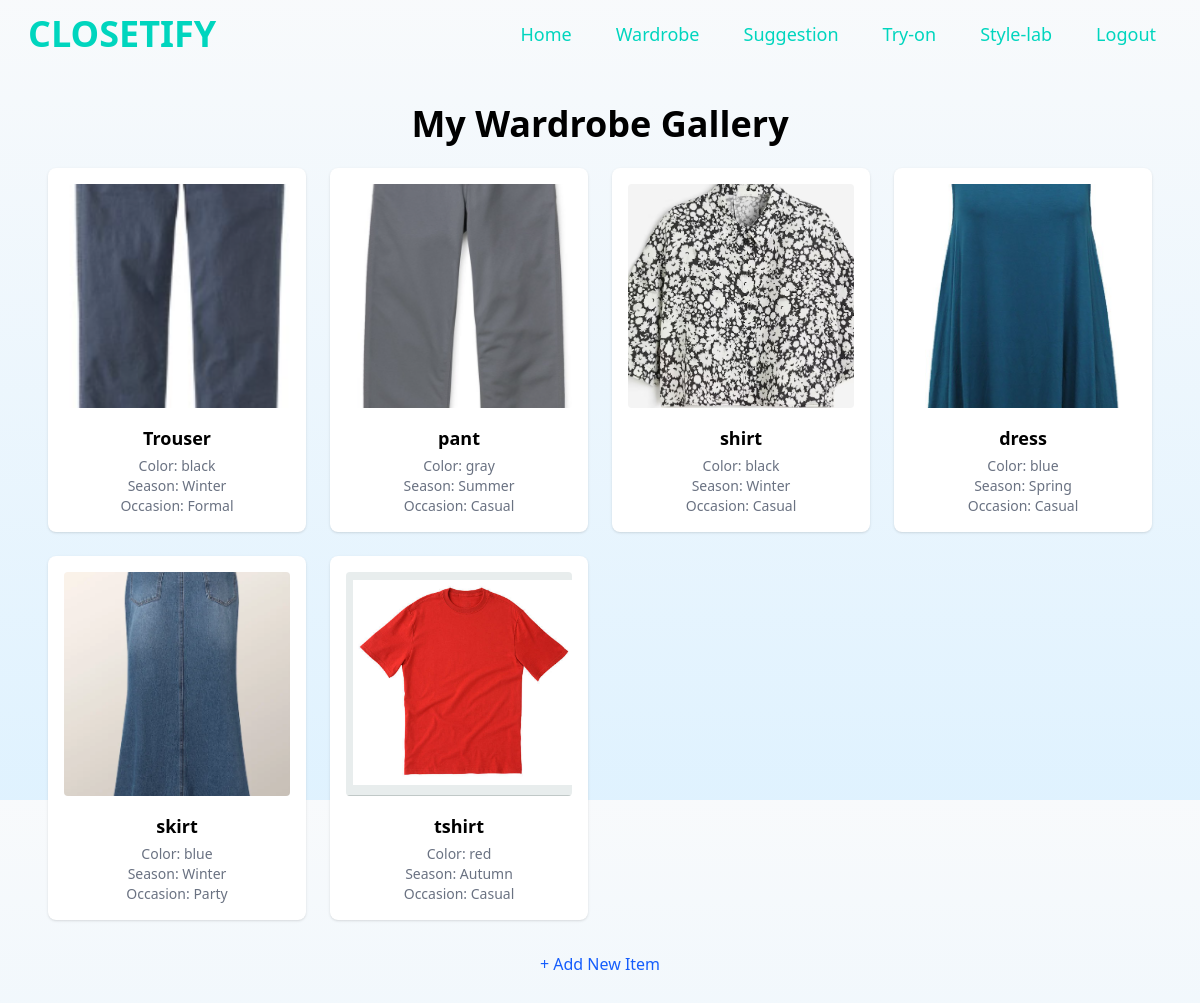
The app's page /gallery.php (signed in) with its own data.
### tables this page shows
CREATE TABLE `items` (
  `id` int(11) NOT NULL,
  `user_id` int(11) NOT NULL,
  `name` varchar(255) NOT NULL,
  `color` varchar(50) NOT NULL,
  `occasion` varchar(50) NOT NULL,
  `season` varchar(50) NOT NULL,
  `image_path` varchar(255) NOT NULL,
  `created_at` timestamp NOT NULL DEFAULT current_timestamp()
);

### gallery.php (the view, shortened to what this page needs)
<?php
$conn = new mysqli("localhost", "root", "", "users", 3307);
$user_id = $_SESSION['user_id'];
$stmt = $conn->prepare("SELECT id, name, color, occasion, season, image_path FROM items WHERE user_id = ? ORDER BY created_at DESC");
$stmt->bind_param("i", $user_id);
$stmt->execute();
$result = $stmt->get_result();
$items = $result->fetch_all(MYSQLI_ASSOC);
?>
<!DOCTYPE html>
<html lang="en">
<head>
  <script src="https://cdn.jsdelivr.net/npm/@tailwindcss/browser@4"></script>
</head>
<body class="bg-gray-100 min-h-screen bg-gradient-to-t from-sky-100 to-slate-50">
  <?php include'navi.php'?>
  <div class="max-w-6xl mx-auto p-6 mt-20">
    <h1 class="text-4xl font-bold mb-6 text-center"> My Wardrobe Gallery</h1>
    <?php if (empty($items)): ?>
      <p class="text-center text-gray-600">No items found. <a href="add-item.php" class="text-blue-600 hover:underline">Add some clothes</a>.</p>
    <?php else: ?>
      <div class="grid grid-cols-1 sm:grid-cols-2 md:grid-cols-3 lg:grid-cols-4 gap-6">
        <?php foreach ($items as $item): ?>
          <div class="bg-white rounded-lg shadow p-4 flex flex-col items-center">
            <img src="<?= htmlspecialchars($item['image_path']) ?>" alt="<?= htmlspecialchars($item['name']) ?>" class="w-full h-56 object-cover rounded mb-4" />
            <h2 class="text-lg font-semibold mb-1"><?= htmlspecialchars($item['name']) ?></h2>
            <p class="text-sm text-gray-500">Color: <?= htmlspecialchars($item['color']) ?></p>
            <p class="text-sm text-gray-500">Season: <?= htmlspecialchars($item['season']) ?></p>
            <p class="text-sm text-gray-500">Occasion: <?= htmlspecialchars($item['occasion']) ?></p>
          </div>
        <?php endforeach; ?>
      </div>
    <?php endif; ?>
    <div class="mt-8 text-center">
      <a href="upload.php" class="text-blue-600 hover:underline">+ Add New Item</a>
    </div>
  </div>
</body>
</html>

### navi.php (shortened to what this page needs)
<nav id="header" class="fixed w-full z-80 top-0 text-white py-3 px-4 flex flex-wrap items-center justify-between backdrop-blur-70 bg:black-90 ">
    <div class=" flex items-center">
      <a class=" text-teal-400 ml-3 font-bold text-2xl lg:text-4xl" href="landingpage.php">
        CLOSETIFY
      </a>
    </div>
    <div class="w-full flex-grow lg:flex lg:items-center lg:w-auto hidden mt-2 lg:mt-0 bg-white lg:bg-transparent text-black p-4 lg:p-0 z-20" id="nav-content">
      <ul class="list-reset lg:flex justify-end flex-1 items-center">
        <li class="mr-3">
          <a class="inline-block text-teal-400 md:text-lg text-base hover:text-teal-300 hover:text-underline py-2 px-4" href="homepage.php">Home</a>
        </li>
        <li class="mr-3">
          <a class="inline-block text-teal-400 md:text-lg text-base hover:text-teal-300 hover:text-underline py-2 px-4" href="closet.php">Wardrobe</a>
        </li>
        <li class="mr-3">
          <a class="inline-block text-teal-400 md:text-lg text-base hover:text-teal-300 hover:text-underline py-2 px-4" href="suggestion.php">Suggestion</a>
        </li>
        <li class="mr-3">
          <a class="inline-block text-teal-400 md:text-lg text-base hover:text-teal-300 hover:text-underline py-2 px-4" href="tryon.php">Try-on</a>
        </li>
        <li class="mr-3">
          <a class="inline-block text-teal-400 md:text-lg text-base hover:text-teal-300 hover:text-underline py-2 px-4" href="color.php">Style-lab</a>
        </li>
        <li class="mr-3">
          <a class="inline-block text-teal-400 md:text-lg text-base hover:text-teal-300 hover:text-underline py-2 px-4" href="logout.php">Logout</a>
        </li>
      </ul>
    </div>
</nav>

### records on screen
items: image_path (picture), name "Trouser", color "black", season "Winter", occasion "Formal"
items: image_path (picture), name "pant", color "gray", season "Summer", occasion "Casual"
items: image_path (picture), name "shirt", color "black", season "Winter", occasion "Casual"
items: image_path (picture), name "dress", color "blue", season "Spring", occasion "Casual"
items: image_path (picture), name "skirt", color "blue", season "Winter", occasion "Party"
items: image_path (picture), name "tshirt", color "red", season "Autumn", occasion "Casual"
